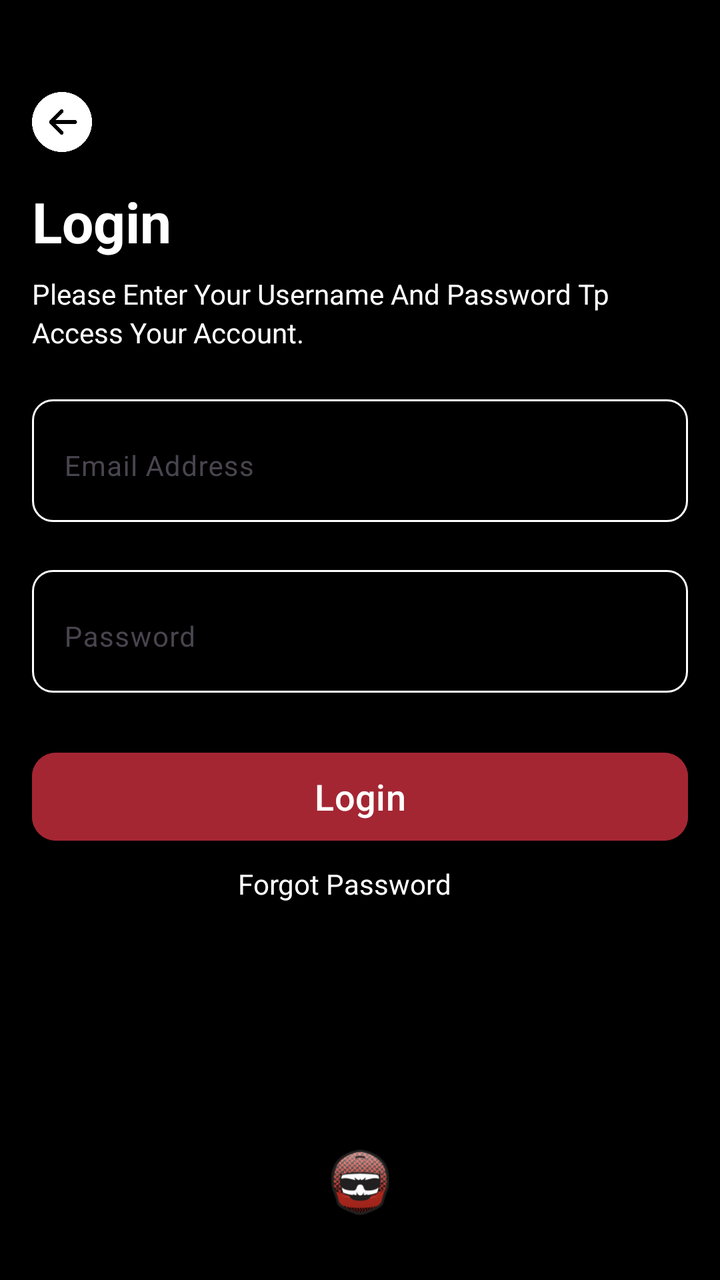
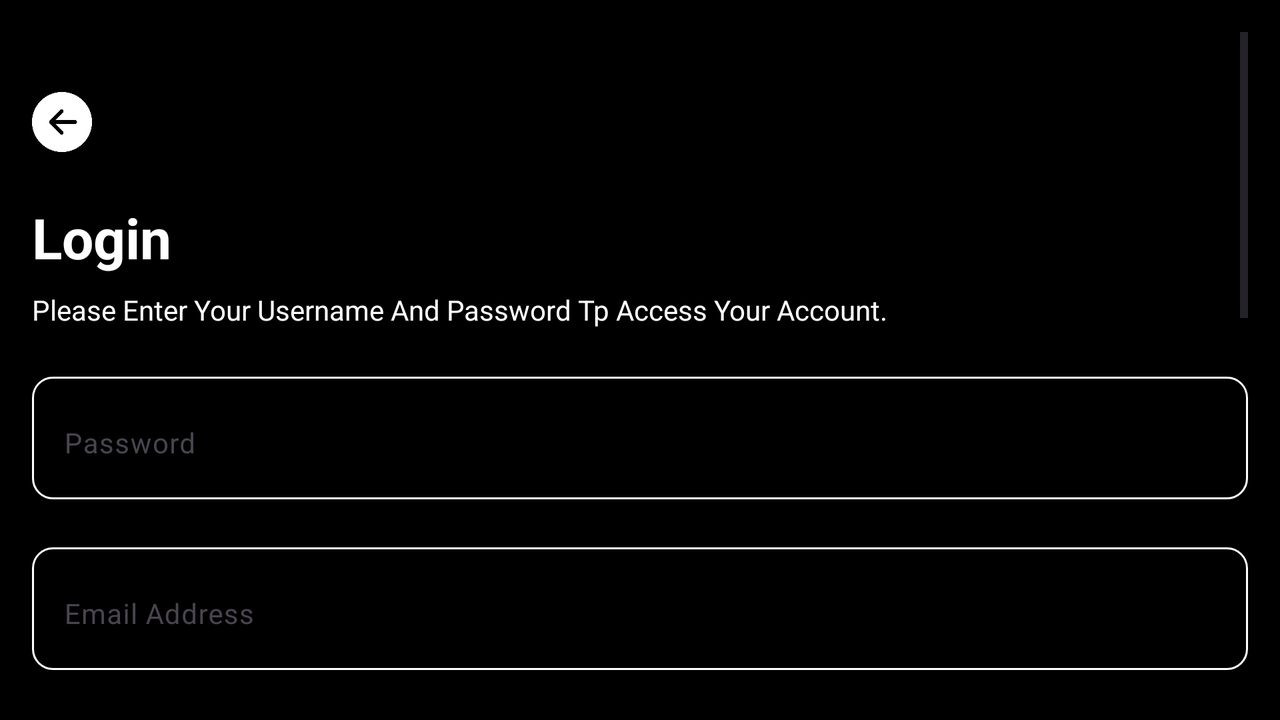

The same Android screen from two of the app's own layout files: first res/layout/ as a phone draws it, then the repository's variant for another configuration, drawn on a device whose configuration selects that folder. Both files follow.
<!-- AndroidManifest.xml: application theme Theme.AndroidTestalwakalat -->
<!-- res/layout/login_layout.xml -->
<?xml version="1.0" encoding="utf-8"?>
<androidx.coordinatorlayout.widget.CoordinatorLayout xmlns:android="http://schemas.android.com/apk/res/android"
    xmlns:app="http://schemas.android.com/apk/res-auto"
    android:layout_width="match_parent"
    android:layout_height="match_parent"
    android:background="@color/bgColor"
    android:padding="16dp">

    <androidx.constraintlayout.widget.ConstraintLayout
        android:layout_width="match_parent"
        android:layout_height="match_parent">


        <ImageView
            android:id="@+id/iv_back"
            android:layout_width="30dp"
            android:layout_height="30dp"
            android:layout_marginTop="30dp"
            android:layout_marginBottom="8dp"
            android:contentDescription="@string/logo"
            android:src="@drawable/back"
            app:layout_constraintStart_toStartOf="parent"
            app:layout_constraintTop_toTopOf="parent" />

        <TextView
            android:id="@+id/tv_enterPhoneNumber"
            android:layout_width="wrap_content"
            android:layout_height="wrap_content"
            android:layout_marginTop="16dp"
            android:backgroundTint="@color/white"
            android:gravity="top"
            android:text="@string/login"
            android:textColor="@color/textColor"
            android:textSize="28sp"
            android:textStyle="bold"
            app:layout_constraintStart_toStartOf="parent"
            app:layout_constraintTop_toBottomOf="@+id/iv_back" />

        <TextView
            android:id="@+id/tv_enterPhoneNumberDesc"
            android:layout_width="match_parent"
            android:layout_height="wrap_content"
            android:layout_marginTop="8dp"
            android:gravity="top"
            android:lineSpacingExtra="3sp"
            android:text="@string/please_enter_your_credentials"
            android:textColor="@color/textColor"
            android:textSize="14sp"
            app:layout_constraintEnd_toEndOf="parent"
            app:layout_constraintStart_toStartOf="@id/tv_enterPhoneNumber"
            app:layout_constraintTop_toBottomOf="@id/tv_enterPhoneNumber" />

        <com.google.android.material.textfield.TextInputLayout
            android:id="@+id/el_password"
            android:layout_width="match_parent"
            android:layout_height="wrap_content"
            android:layout_marginTop="24dp"
            android:background="@drawable/text_view_background"
            android:paddingVertical="4dp"

            app:layout_constraintEnd_toEndOf="parent"
            app:layout_constraintStart_toStartOf="parent"
            app:layout_constraintTop_toBottomOf="@id/el_email">

            <com.google.android.material.textfield.TextInputEditText
                android:id="@+id/et_password"
                android:layout_width="match_parent"
                android:layout_height="48dp"
                android:background="@android:color/transparent"
                android:hint="@string/password"
                android:inputType="textPassword"
                android:paddingHorizontal="10dp"
                android:textColorHint="@color/textHintColor"
                android:textSize="14sp" />
        </com.google.android.material.textfield.TextInputLayout>

        <com.google.android.material.textfield.TextInputLayout
            android:id="@+id/el_email"
            android:layout_width="match_parent"
            android:layout_height="wrap_content"
            android:layout_marginTop="24dp"
            android:background="@drawable/text_view_background"
            android:paddingVertical="4dp"
            app:layout_constraintEnd_toEndOf="parent"
            app:layout_constraintStart_toStartOf="parent"
            app:layout_constraintTop_toBottomOf="@id/tv_enterPhoneNumberDesc">

            <com.google.android.material.textfield.TextInputEditText
                android:id="@+id/et_email"
                android:layout_width="match_parent"
                android:layout_height="48dp"
                android:background="@android:color/transparent"
                android:hint="@string/email_address"
                android:inputType="textEmailAddress"
                android:paddingHorizontal="10dp"
                android:textColorHint="@color/textHintColor"
                android:textSize="14sp" />


        </com.google.android.material.textfield.TextInputLayout>


        <com.google.android.material.button.MaterialButton
            android:id="@+id/btn_submit"
            android:layout_width="match_parent"
            android:layout_height="52dp"
            android:layout_marginTop="26dp"
            android:backgroundTint="@color/btnColor"

            android:text="@string/login"
            android:textColor="@color/white"
            android:textSize="18sp"
            app:cornerRadius="12dp"
            app:layout_constraintEnd_toEndOf="parent"
            app:layout_constraintStart_toStartOf="parent"
            app:layout_constraintTop_toBottomOf="@id/el_password" />


        <ImageView
            android:id="@+id/tv_terms_and_condition_description"
            android:layout_width="50dp"
            android:layout_height="50dp"
            android:layout_marginBottom="8dp"
            android:contentDescription="@string/logo"
            android:src="@mipmap/ic_launcher"
            app:layout_constraintBottom_toBottomOf="parent"
            app:layout_constraintEnd_toEndOf="parent"
            app:layout_constraintStart_toStartOf="parent" />


        <TextView
            android:id="@+id/tv_contact_use"
            android:layout_width="0dp"
            android:layout_height="wrap_content"
            android:layout_marginTop="8dp"
            android:layout_marginEnd="16dp"
            android:lineSpacingExtra="3sp"
            android:text="@string/forgot_password"
            android:textAlignment="center"
            android:textColor="@color/white"
            android:textFontWeight="600"
            android:textSize="14sp"
            app:layout_constraintEnd_toEndOf="parent"
            app:layout_constraintStart_toStartOf="parent"
            app:layout_constraintTop_toBottomOf="@+id/btn_submit" />

    </androidx.constraintlayout.widget.ConstraintLayout>
</androidx.coordinatorlayout.widget.CoordinatorLayout>
<!-- resources referenced by this layout -->
<resources>
  <color name="bgColor">#000000</color>
  <color name="btnColor">#A42633</color>
  <color name="textColor">#ffffff</color>
  <color name="textHintColor">#8E8E92</color>
  <color name="white">#FFFFFFFF</color>
  <!-- drawable back: png bitmap (drawable, 18604 bytes) -->
  <!-- drawable text_view_background (drawable) -->
  <?xml version="1.0" encoding="utf-8"?>
  <shape xmlns:android="http://schemas.android.com/apk/res/android">
  
      <stroke android:width="1dp" android:color="#ffffff"/>
      <corners android:radius="10dp"/>
  </shape>
  <!-- mipmap ic_launcher: webp bitmap (mipmap-hdpi, 2972 bytes) -->
  <string name="email_address">Email Address</string>
  <string name="forgot_password">Forgot Password</string>
  <string name="login">Login</string>
  <string name="logo">logo</string>
  <string name="password">Password</string>
  <string name="please_enter_your_credentials">Please Enter Your Username And Password Tp Access Your Account.</string>
  <style name="Theme.AndroidTestalwakalat" parent="Theme.Material3.DayNight.NoActionBar">
          <item name="colorPrimaryDark">@color/black</item>
          <item name="backgroundColor">@color/black</item>
          <item name="android:colorForeground">@color/black</item>
      </style>
  <color name="black">#FF000000</color>
</resources>
<!-- res/layout-land/login_layout.xml (the repository's variant of the layout above) -->
<!-- drawn on the phone turned sideways -->
<?xml version="1.0" encoding="utf-8"?>
<androidx.coordinatorlayout.widget.CoordinatorLayout xmlns:android="http://schemas.android.com/apk/res/android"
    xmlns:app="http://schemas.android.com/apk/res-auto"
    android:layout_width="match_parent"
    android:layout_height="match_parent"
    android:background="@color/bgColor"
    android:padding="16dp">

    <ScrollView
        android:layout_width="match_parent"
        android:layout_height="wrap_content">


        <LinearLayout
            android:layout_width="match_parent"
            android:layout_height="match_parent"
            android:orientation="vertical">


            <ImageView
                android:id="@+id/iv_back"
                android:layout_width="30dp"
                android:layout_height="30dp"
                android:layout_marginTop="30dp"
                android:layout_marginBottom="8dp"
                android:contentDescription="@string/logo"
                android:src="@drawable/back"
                app:layout_constraintStart_toStartOf="parent"
                app:layout_constraintTop_toTopOf="parent" />

            <TextView
                android:id="@+id/tv_enterPhoneNumber"
                android:layout_width="wrap_content"
                android:layout_height="wrap_content"
                android:layout_marginTop="16dp"
                android:backgroundTint="@color/white"
                android:gravity="top"
                android:text="@string/login"
                android:textColor="@color/textColor"
                android:textSize="28sp"
                android:textStyle="bold"
                app:layout_constraintStart_toStartOf="parent"
                app:layout_constraintTop_toBottomOf="@+id/iv_back" />

            <TextView
                android:id="@+id/tv_enterPhoneNumberDesc"
                android:layout_width="match_parent"
                android:layout_height="wrap_content"
                android:layout_marginTop="8dp"
                android:gravity="top"
                android:lineSpacingExtra="3sp"
                android:text="@string/please_enter_your_credentials"
                android:textColor="@color/textColor"
                android:textSize="14sp"
                app:layout_constraintEnd_toEndOf="parent"
                app:layout_constraintStart_toStartOf="@id/tv_enterPhoneNumber"
                app:layout_constraintTop_toBottomOf="@id/tv_enterPhoneNumber" />

            <com.google.android.material.textfield.TextInputLayout
                android:id="@+id/el_password"
                android:layout_width="match_parent"
                android:layout_height="wrap_content"
                android:layout_marginTop="24dp"
                android:background="@drawable/text_view_background"
                android:paddingVertical="4dp"

                app:layout_constraintEnd_toEndOf="parent"
                app:layout_constraintStart_toStartOf="parent"
                app:layout_constraintTop_toBottomOf="@id/el_email">

                <com.google.android.material.textfield.TextInputEditText
                    android:id="@+id/et_password"
                    android:layout_width="match_parent"
                    android:layout_height="48dp"
                    android:background="@android:color/transparent"
                    android:hint="@string/password"
                    android:inputType="textPassword"
                    android:paddingHorizontal="10dp"
                    android:textColorHint="@color/textHintColor"
                    android:textSize="14sp" />
            </com.google.android.material.textfield.TextInputLayout>

            <com.google.android.material.textfield.TextInputLayout
                android:id="@+id/el_email"
                android:layout_width="match_parent"
                android:layout_height="wrap_content"
                android:layout_marginTop="24dp"
                android:background="@drawable/text_view_background"
                android:paddingVertical="4dp"
                app:layout_constraintEnd_toEndOf="parent"
                app:layout_constraintStart_toStartOf="parent"
                app:layout_constraintTop_toBottomOf="@id/tv_enterPhoneNumberDesc">

                <com.google.android.material.textfield.TextInputEditText
                    android:id="@+id/et_email"
                    android:layout_width="match_parent"
                    android:layout_height="48dp"
                    android:background="@android:color/transparent"
                    android:hint="@string/email_address"
                    android:inputType="textEmailAddress"
                    android:paddingHorizontal="10dp"
                    android:textColorHint="@color/textHintColor"
                    android:textSize="14sp" />


            </com.google.android.material.textfield.TextInputLayout>


            <com.google.android.material.button.MaterialButton
                android:id="@+id/btn_submit"
                android:layout_width="match_parent"
                android:layout_height="52dp"
                android:layout_marginTop="26dp"
                android:backgroundTint="@color/btnColor"

                android:text="@string/login"
                android:textColor="@color/white"
                android:textSize="18sp"
                app:cornerRadius="12dp"
                app:layout_constraintEnd_toEndOf="parent"
                app:layout_constraintStart_toStartOf="parent"
                app:layout_constraintTop_toBottomOf="@id/el_password" />


            <TextView
                android:id="@+id/tv_contact_use"
                android:layout_width="0dp"
                android:layout_height="wrap_content"
                android:layout_marginTop="8dp"
                android:layout_marginEnd="16dp"
                android:lineSpacingExtra="3sp"
                android:text="@string/forgot_password"
                android:textAlignment="center"
                android:textColor="@color/white"
                android:textFontWeight="600"
                android:textSize="14sp"
                app:layout_constraintEnd_toEndOf="parent"
                app:layout_constraintStart_toStartOf="parent"
                app:layout_constraintTop_toBottomOf="@+id/btn_submit" />

            <ImageView
                android:id="@+id/tv_terms_and_condition_description"
                android:layout_width="50dp"
                android:layout_height="50dp"
                android:layout_marginBottom="8dp"
                android:contentDescription="@string/logo"
                android:src="@mipmap/ic_launcher"
                android:layout_gravity="center_horizontal"
                app:layout_constraintBottom_toBottomOf="parent"
                app:layout_constraintEnd_toEndOf="parent"
                app:layout_constraintStart_toStartOf="parent" />

        </LinearLayout>

    </ScrollView>

</androidx.coordinatorlayout.widget.CoordinatorLayout>
